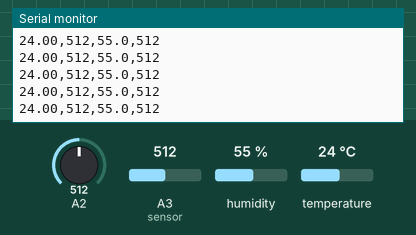
This sketch was run on a simulated Arduino Uno, built with avr-gcc and run on an emulated ATmega328P. Shown: the last lines printed to the serial monitor. Inputs (shaded band) come from the test bench; at power-on: A2 = 512, A3 (sensor) = 512, humidity 55 %, temperature 24 °C.

Above: at 7.3 s.
7.4 s: A2 set to 110
At 7.43 s:
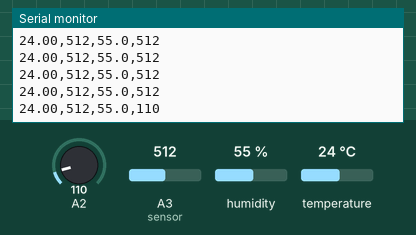
8.9 s: A2 set to 92
At 8.93 s:
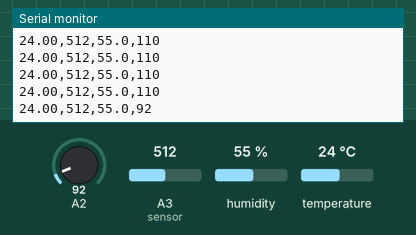
Timing chart, 0 to 11.9 s (numbered marks = the images above; inputs shaded):
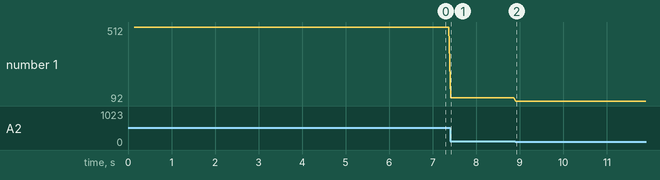

The sketch:

lie-detector.ino
```cpp
#include "Wire.h"
#include "DFRobot_SHT20.h"
DFRobot_SHT20    sht20;
void setup()
{
Serial.begin(9600);
sht20.initSHT20(); // Init SHT20 Sensor
delay(100);
sht20.checkSHT20(); // Check SHT20 Sensor
}
void loop()
{
float humd = sht20.readHumidity(); // Read Humidity
float temp = sht20.readTemperature(); // Read Temperature
Serial.print(temp, 2);
Serial.print(",");
Serial.print(analogRead(A3)); // Read Pulse sensor value
Serial.print(",");
Serial.print(humd, 1);
Serial.print(",");
Serial.println(analogRead(A2)); // Read Breath rate
}
```

Measured:
- after the input at 7.4 s, the serial monitor: prints a new line at once (image 1)
- after the input at 8.9 s, the serial monitor: prints a new line at once (image 2)
- plotted number 1: 512 → 110 after the input at 7.4 s, 110 → 92 after the input at 8.9 s
